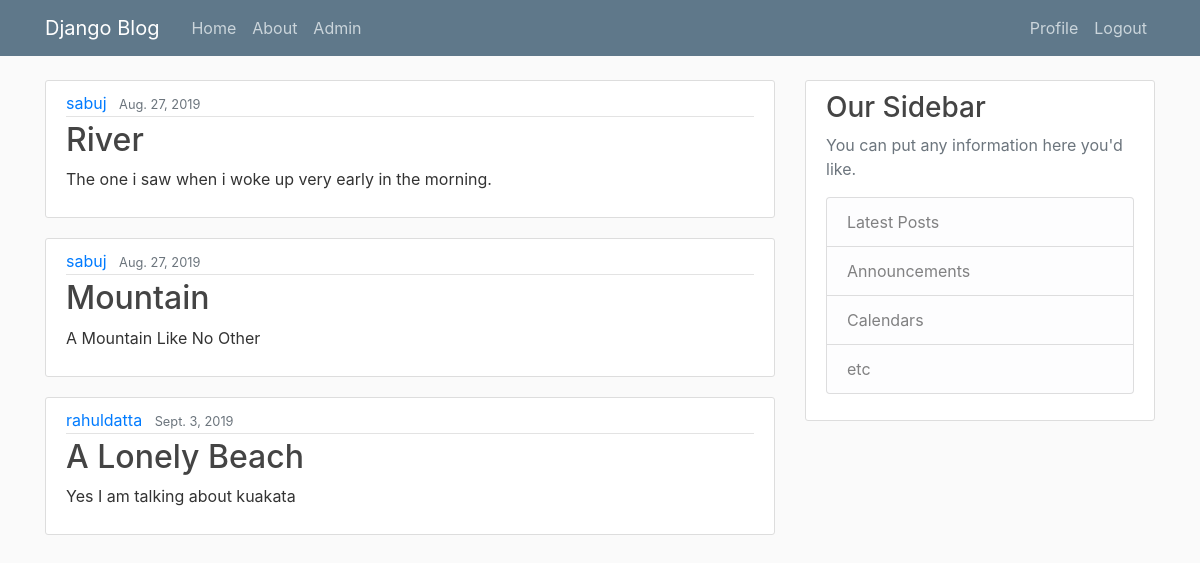
The app's page / (signed in) with its own data.
### userpost/models.py (models this page shows, shortened)
class Posts(models.Model):
    title=models.CharField(max_length=120)
    content=models.TextField()
    date_posted=models.DateField(default=timezone.now)
    author=models.ForeignKey(User,on_delete=models.CASCADE)

### userpost/views.py (the view)
# urls.py: 2. Add a URL to urlpatterns:  path('', views.home, name='home')
def home(request):
    context={'posts':Posts.objects.all()}
    return render(request,'userpost/home.html',context)

### userpost/templates/userpost/home.html
{% extends "userpost/base.html" %}
{% block content %}
  {% for post in posts %}
      <article class="media content-section">
        <div class="media-body">
          <div class="article-metadata">
            <a class="mr-2" href="#">{{ post.author }}</a>
            <small class="text-muted">{{ post.date_posted }}</small>
          </div>
          <h2><a class="article-title" href="#">{{ post.title }}</a></h2>
          <p class="article-content">{{ post.content }}</p>
        </div>
      </article>
  {% endfor %}
{% endblock %}

### userpost/static/userpost/main.css (style rules this page uses)
body { background: #fafafa; color: #333333; margin-top: 5rem; }
h1, h2, h3, h4, h5, h6 { color: #444444; }
.content-section { background: #ffffff; padding: 10px 20px; border: 1px solid #dddddd; border-radius: 3px; margin-bottom: 20px; }
.article-title { color: #444444; }
.article-content { white-space: pre-line; }
.article-metadata { padding-bottom: 1px; margin-bottom: 4px; border-bottom: 1px solid #e3e3e3 }

### records on screen
Posts: author "sabuj", date_posted "Aug. 27, 2019", title "River", content "The one i saw when i woke up very early in the morning."
Posts: author "sabuj", date_posted "Aug. 27, 2019", title "Mountain", content "A Mountain Like No Other"
Posts: author "rahuldatta", date_posted "Sept. 3, 2019", title "A Lonely Beach", content "Yes I am talking about kuakata"
